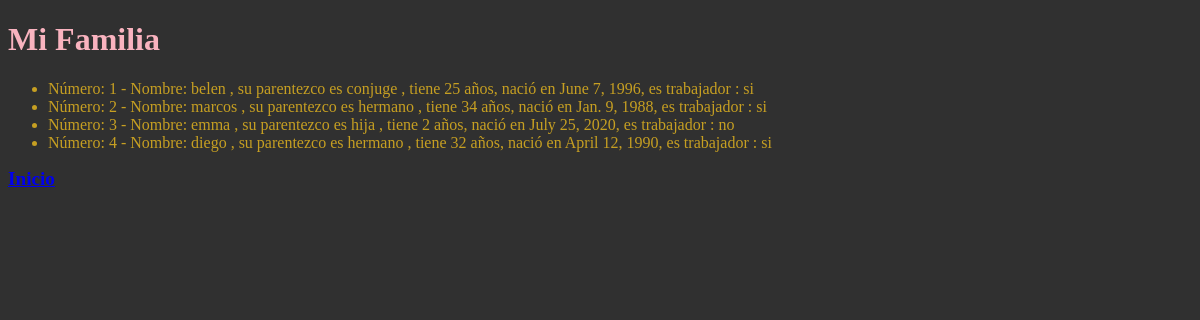
The app's page /verfamiliares/, older data.
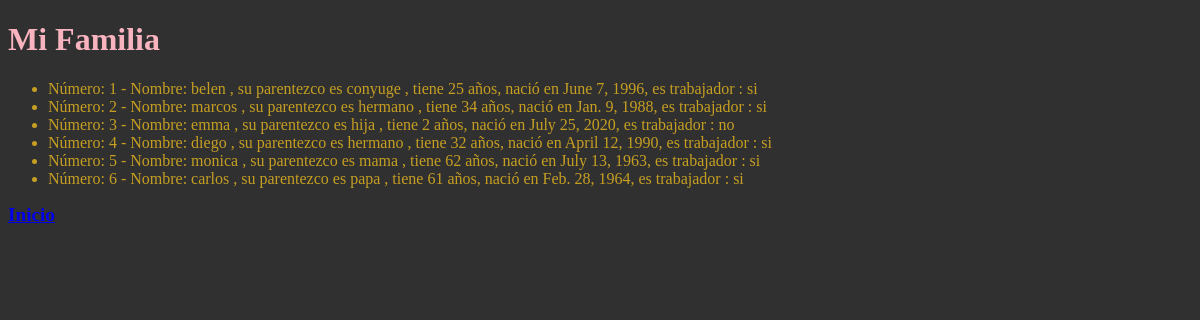
The same page, newer data.
### familia/models.py (models this page shows)
class Familiar(models.Model):
    nombre = models.CharField(max_length=40)
    parentezco = models.CharField(max_length=40)
    edad = models.IntegerField()
    fechaDeNacimiento = models.DateField()
    trabajador = models.BooleanField()

### familia/views.py (the view)
# urls.py: path("verfamiliares/", listarfamiliares),
def listarfamiliares(self):
    lista = Familiar.objects.all
    return render(self,"lista_familiares.html",{"lista_familiares": lista})

### templates/lista_familiares.html (shortened to what this page needs)
<!DOCTYPE html>
<html lang="en">
<head>
</head>
<body  style="background-color:rgb(48, 48, 48) ;">
    <h1 style="color: rgb(249, 179, 191) ;">Mi Familia</h1>
    <ul style="color:rgb(198, 159, 34) ;">
        {% for pariente in lista_familiares %}
            <li>Número: {{pariente.id}} - Nombre: {{pariente.nombre}} , su parentezco es {{pariente.parentezco}} , tiene {{pariente.edad}} años, nació en {{pariente.fechaDeNacimiento}}, es trabajador :
                {% if pariente.trabajador  %}
                si
                {% else %}
                no
                {% endif %}</li>
        {% endfor %}
    </ul>
    <nav>
        <a style= "font-size:larger;" href="/"><b>Inicio</b></a>
    </nav>
</body>
</html>

Row changes from the older to the newer data that the page shows:
changed Familiar "belen": parentezco "conjuge" → "conyuge"
added Familiar: id "5", nombre "monica", parentezco "mama", edad "62", fechaDeNacimiento "July 13, 1963", trabajador "si"
added Familiar: id "6", nombre "carlos", parentezco "papa", edad "61", fechaDeNacimiento "Feb. 28, 1964", trabajador "si"
